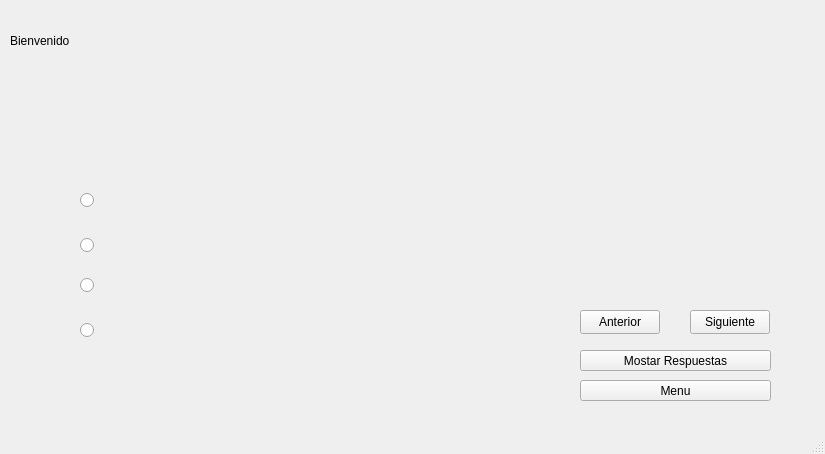
<?xml version="1.0" encoding="UTF-8"?>
<ui version="4.0">
 <class>pregunta2</class>
 <widget class="QMainWindow" name="pregunta2">
  <property name="geometry">
   <rect>
    <x>0</x>
    <y>0</y>
    <width>825</width>
    <height>454</height>
   </rect>
  </property>
  <property name="windowTitle">
   <string>MainWindow</string>
  </property>
  <widget class="QWidget" name="centralwidget">
   <widget class="QRadioButton" name="option3RadioButton">
    <property name="geometry">
     <rect>
      <x>80</x>
      <y>270</y>
      <width>351</width>
      <height>31</height>
     </rect>
    </property>
    <property name="font">
     <font>
      <family>Arial</family>
      <pointsize>8</pointsize>
     </font>
    </property>
    <property name="text">
     <string/>
    </property>
   </widget>
   <widget class="QLabel" name="questionLabel">
    <property name="geometry">
     <rect>
      <x>20</x>
      <y>100</y>
      <width>741</width>
      <height>71</height>
     </rect>
    </property>
    <property name="font">
     <font>
      <family>MS Sans Serif</family>
      <pointsize>10</pointsize>
      <bold>false</bold>
     </font>
    </property>
    <property name="text">
     <string/>
    </property>
   </widget>
   <widget class="QLabel" name="label_2">
    <property name="geometry">
     <rect>
      <x>10</x>
      <y>30</y>
      <width>61</width>
      <height>21</height>
     </rect>
    </property>
    <property name="text">
     <string>Bienvenido</string>
    </property>
   </widget>
   <widget class="QLabel" name="nota">
    <property name="geometry">
     <rect>
      <x>600</x>
      <y>30</y>
      <width>201</width>
      <height>41</height>
     </rect>
    </property>
    <property name="text">
     <string/>
    </property>
   </widget>
   <widget class="QRadioButton" name="option2RadioButton">
    <property name="geometry">
     <rect>
      <x>80</x>
      <y>230</y>
      <width>351</width>
      <height>31</height>
     </rect>
    </property>
    <property name="font">
     <font>
      <family>Arial</family>
      <pointsize>8</pointsize>
     </font>
    </property>
    <property name="text">
     <string/>
    </property>
   </widget>
   <widget class="QPushButton" name="btnMostrarRespuestas">
    <property name="geometry">
     <rect>
      <x>580</x>
      <y>350</y>
      <width>191</width>
      <height>21</height>
     </rect>
    </property>
    <property name="text">
     <string>Mostar Respuestas</string>
    </property>
   </widget>
   <widget class="QPushButton" name="BotonAnterior">
    <property name="geometry">
     <rect>
      <x>580</x>
      <y>310</y>
      <width>80</width>
      <height>24</height>
     </rect>
    </property>
    <property name="text">
     <string>Anterior</string>
    </property>
   </widget>
   <widget class="QLabel" name="iD">
    <property name="geometry">
     <rect>
      <x>80</x>
      <y>30</y>
      <width>131</width>
      <height>21</height>
     </rect>
    </property>
    <property name="text">
     <string/>
    </property>
   </widget>
   <widget class="QRadioButton" name="option1RadioButton">
    <property name="geometry">
     <rect>
      <x>80</x>
      <y>180</y>
      <width>351</width>
      <height>41</height>
     </rect>
    </property>
    <property name="font">
     <font>
      <family>Arial</family>
      <pointsize>8</pointsize>
     </font>
    </property>
    <property name="text">
     <string/>
    </property>
   </widget>
   <widget class="QPushButton" name="botonVolver">
    <property name="geometry">
     <rect>
      <x>580</x>
      <y>380</y>
      <width>191</width>
      <height>21</height>
     </rect>
    </property>
    <property name="text">
     <string>Menu</string>
    </property>
   </widget>
   <widget class="QPushButton" name="BotonSiguiente">
    <property name="geometry">
     <rect>
      <x>690</x>
      <y>310</y>
      <width>80</width>
      <height>24</height>
     </rect>
    </property>
    <property name="text">
     <string>Siguiente</string>
    </property>
   </widget>
   <widget class="QRadioButton" name="option4RadioButton">
    <property name="geometry">
     <rect>
      <x>80</x>
      <y>310</y>
      <width>351</width>
      <height>41</height>
     </rect>
    </property>
    <property name="font">
     <font>
      <family>Arial</family>
      <pointsize>8</pointsize>
     </font>
    </property>
    <property name="text">
     <string/>
    </property>
   </widget>
  </widget>
  <widget class="QMenuBar" name="menubar">
   <property name="geometry">
    <rect>
     <x>0</x>
     <y>0</y>
     <width>825</width>
     <height>21</height>
    </rect>
   </property>
  </widget>
  <widget class="QStatusBar" name="statusbar"/>
 </widget>
 <resources/>
 <connections/>
</ui>
